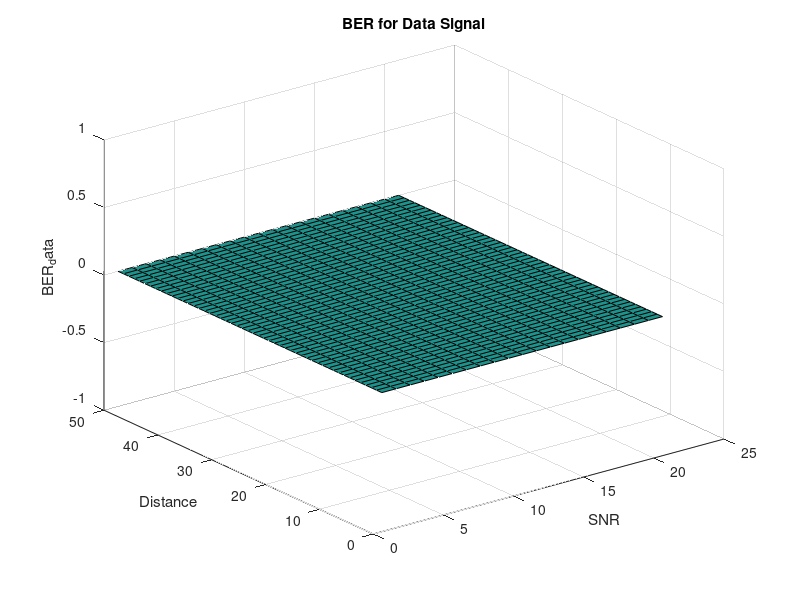
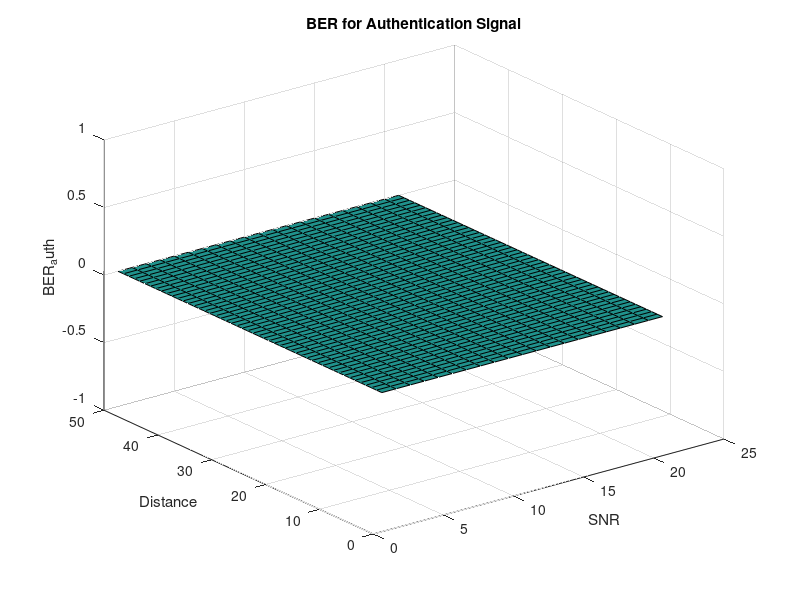

Write MATLAB code to recreate these figures, in order.
%% SINGLE SIMULATION - TEMPLATE

clear;
clc;

N = 50; % Number of simulation rounds
% Over class of Bluetooth, we have the following:
% Class 1 = 20 dB in power and expected distance of 100 m.
% Here, we establish an avg range in which to send 10 dB of 50 m.,
% according to Bluetooth class 1

% Definition of SNR
SNR_min = 10; % Minimum SNR in dB
SNR_max = 30; % Maximum SNR in dB
SNR_step = -1; % SNR step size
SNR = SNR_max:SNR_step:SNR_min;
power = 10.^(SNR/10);

% Define signal parameters
signal_length = 100; % Length of the signals
% Determine min and max power (over range of Bluetooth and its bounds)
% Ideally, between avg value (-20; 20) is for all Bluetooth
power_X = -10; % Power for bit 0
power_Y = 10; % Power for bit 1

std_th_minus = power_X;
std_th_plus = power_Y;

% Fixed threshold for authentication signal: assuming this is lower than
% the original signal, since auth + data gives received signal
std_th_auth_plus = +5;
std_th_auth_minus = -5;

% Initialize signals
data_signal = zeros(1, signal_length);
authentication_signal = zeros(1, signal_length);

% Generate data signal
binary_data = randi([0, 1], 1, signal_length); % Binary form
% "Real" form - Assigning to each bit its value of relativ power 
for i = 1:signal_length
    if binary_data(i) == 1
        data_signal(i) = power_Y;
    else
        data_signal(i) = power_X;
    end
end

% Generate authentication signal
binary_auth = randi([0, 1], 1, signal_length);
for i = 1:signal_length
    if binary_auth(i) == 1
        authentication_signal(i) = std_th_auth_plus;
    else
        authentication_signal(i) = std_th_auth_minus;
    end
end

% Definition of simulation parameters
% Distance = max. 50 m. with step 1 (from 1 to 50)
% FA rate = increasing rate
% MD rate = increasing rate

% When FA increases, MD decreases
% Conversely, when FA decreases, MD increases
% FA is important but slightly less than MD
% The second one allows to find how many errors we do
% because false positives are slightly different problems

% Conventionally and looking at other sims, we find value to
% be beneath the decimal threshold

% Define simulation parameters
max_distance = 50; % Maximum distance in meters

% Initialize arrays to store target FA and MD rates
target_FA_rates = zeros(max_distance, length(SNR));
target_MD_rates = zeros(max_distance, length(SNR));

% Define ranges for FA rates
min_FA_rate = 0.01; % Minimum FA rate
max_FA_rate = 0.3; % Maximum FA rate
FA_step = 0.01; % FA step size

% Define ranges for MD rates
min_MD_rate = 0.1; % Minimum MD rate
max_MD_rate = 0.5; % Maximum MD rate
MD_step = 0.01; % MD step size

% Generate target FA and MD rates for each distance and SNR
for j = 1:max_distance
    for k = 1:length(SNR)
        % Generate target MD and FA rates with increasing rate for each distance and SNR
        FA_increment = (max_FA_rate - min_FA_rate) / length(SNR);
        target_FA_rates(j, k) = min_FA_rate + (k - 1) * FA_increment;
        
        MD_increment = (max_MD_rate - min_MD_rate) / length(SNR);
        target_MD_rates(j, k) = min_MD_rate + (k - 1) * MD_increment;
    end
end

% Initialize signal S
S = zeros(1, signal_length);

% Combine signals bit by bit
for i = 1:signal_length
    % Combine bits from data_signal and authentication_signal
    S(i) = data_signal(i) + authentication_signal(i);
end

% 10 (data bit 1) + (-5) (auth bit 0) = 5 (discordant bits)
% -10 (data bit 0) + (-5) (auth bit 0) = -15 (concordant bits)
% -10 (data bit 0) + (5) (auth bit 1) = 5 (discordant bits)

% Assuming center is 0 (given the signal is -10 and 10)
center = 0;

wrong_auth_bits = 0;
wrong_data_bits = 0;

n_allowed_bits_auth = 3;

BER_data_vec = zeros(max_distance, length(SNR));
BER_auth_vec = zeros(max_distance, length(SNR));

% Initialize arrays to store received data and authentication bits
received_data = zeros(1, signal_length);
received_auth = zeros(1, signal_length);

% Loop through each distance
for j = 1:max_distance
    % Loop through each SNR level
    for k = 1:length(SNR)
        % Generate the received signal by adding AWGN
        received_signal = awgn(S, SNR(k));

        % Zeroing bits at every iteration
        wrong_data_bits = 0;
        wrong_auth_bits = 0;

        %% VARIABLE THRESHOLDS DEFINITION
            
        % First, there is the variable thresholds settings
        
        % Assuming received_signal is already defined as a vector of values
        HH = max(received_signal);    % high high
        LL = min(received_signal);    % low low
        MH = HH/2;  % medium high
        ML = LL/2;  % medium low
        
        % Definition of nearest ML/LM variables
        % made to actually refine the finding of the 4 power values for
        % dynamic thresholding decoding
        nearest_MH = 0;
        nearest_ML = 0;
        
        for i = 1:length(received_signal)
            if received_signal(i) > center % assuming is 0 (in out case)
                if nearest_MH == 0
                    nearest_MH = received_signal(i);  % first value
                elseif abs(received_signal(i) - MH) < abs(nearest_MH - MH)
                    % MH is the theoretical midhigh point, then refined
                    % with the actual value when it is found between
                    % the actual high interval and the highest value
                    nearest_MH = received_signal(i);
                end
            else
                if nearest_ML == 0
                    nearest_ML = received_signal(i);  % first value
                elseif abs(received_signal(i) - ML) < abs(nearest_ML - ML)
                    nearest_ML = received_signal(i);
                    % ML is the theoretical midlow point, then refined
                    % with the actual value when it is found between
                    % the actual low interval and the lowest value
                end
            end
        end
            
        % Second, there is the actual decoding (names matching the drawing
        % in page 2 of 4 of Alessandro's notes of 24-04)
        
        T1 = HH;
        T2 = nearest_MH;
        T3 = nearest_ML;
        T4 = LL;
       
        %% FIXED THRESHOLDS DECODING
        
        % Loop through each bit in the received signal
        for i = 1:signal_length
            % Decode the received signal with fixed thresholds  
            % First, we decode the data and see the wrong bits for BER
            if received_signal(i) >= center 
                received_data(i) = 1;
                % Epsilon allows to retrieve error percentage - this value
                % is strictly dependent on the min/max value of auth
                % signal, given it's the smaller signal
                if round(received_signal(i)) == std_th_auth_plus
                    received_auth(i) = 0;                
                else
                    received_auth(i) = 1;                
                end
            elseif received_signal(i) < center
                received_data(i) = 0;
                if round(received_signal(i)) == std_th_auth_minus
                    received_auth(i) = 1;                
                else
                    received_auth(i) = 0;                
                end
            end
        end

        % Checking the wrong bits in both signals (Hamming distance)
        for i = 1:signal_length
            if received_data(i) ~= binary_data(i) 
                wrong_data_bits = wrong_data_bits + 1;
            end
            if received_auth(i) ~= binary_auth(i) 
                wrong_auth_bits = wrong_auth_bits + 1;
            end
        end

        % Calculate BER for the current iteration
        BER_data = wrong_data_bits / signal_length;
        BER_auth = wrong_auth_bits / signal_length;

        % Zeroing at every iteration
        wrong_auth_bits = 0;
        wrong_data_bits = 0;
        
        if wrong_auth_bits > n_allowed_bits_auth
            %% VARIABLE THRESHOLDS DECODING

            % Loop through each bit in the received signal
            for i = 1:signal_length
                % Received data already avaiable at this stage,
                % theoretically:

                % % Decode the received signal with fixed thresholds  
                % % First, we decode the data and see the wrong bits for BER
                % if received_signal(i) >= center 
                %     received_data(i) = 1;
                % elseif received_signal(i) < center
                %     received_data(i) = 0;
                % end

                % First the 0 encoding (obtain more real values)
                if received_data(i) == 1 && received_signal(i) < T1
                    received_auth(i) = 1;
                end
                if received_data(i) == 1 && received_signal(i) <= T2
                    received_auth(i) = 0;
                end
                if received_data(i) == 0 && received_signal(i) > T4
                    received_auth(i) = 0;
                end
                if received_data(i) == 0 && received_signal(i) >= T3
                    received_auth(i) = 1;
                end

                % Theoretical perfect decoding

                % if received_data(i) == 1 && received_signal(i) < T1
                %     received_auth(i) = 1;
                % end
                % if received_data(i) == 1 && received_signal(i) < T2
                %     received_auth(i) = 0;
                % end
                % if received_data(i) == 0 && received_signal(i) > T4
                %     received_auth(i) = 0;
                % end
                % if received_data(i) == 0 && received_signal(i) > T3
                %     received_auth(i) = 1;
                % end
                
            end

            % Checking the wrong bits in both signals (Hamming distance)
            for i = 1:signal_length
                if received_data(i) ~= binary_data(i) 
                    wrong_data_bits = wrong_data_bits + 1;
                end
                if received_auth(i) ~= binary_auth(i) 
                    wrong_auth_bits = wrong_auth_bits + 1;
                end
            end

            % Calculate BER for the current iteration considering 
            % the new variable thresholds decoding
            BER_data = wrong_data_bits / signal_length;
            BER_auth = wrong_auth_bits / signal_length;

            % Store BER values in the vectors
            BER_data_vec(j, k) = BER_data;
            BER_auth_vec(j, k) = BER_auth;
        end
    end
end

% Plot BER_data
figure;
surf(BER_data_vec);
xlabel('SNR');
ylabel('Distance');
zlabel('BER_data');
title('BER for Data Signal');

% Plot BER_auth
figure;
surf(BER_auth_vec);
xlabel('SNR');
ylabel('Distance');
zlabel('BER_auth');
title('BER for Authentication Signal');
